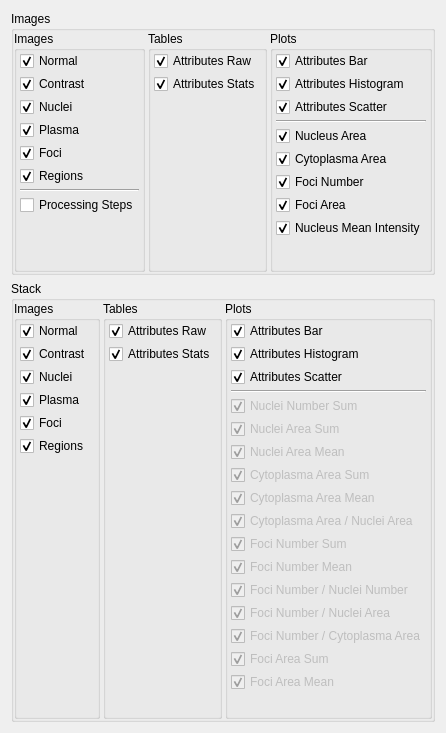
         <widget class="QWidget" name="tab_Output">
          <attribute name="title">
           <string>Output</string>
          </attribute>
          <layout class="QGridLayout" name="gridLayout_25">
           <item row="0" column="0">
            <widget class="QGroupBox" name="groupBox_OutImg">
             <property name="title">
              <string>Images</string>
             </property>
             <property name="flat">
              <bool>true</bool>
             </property>
             <layout class="QGridLayout" name="gridLayout_27">
              <property name="leftMargin">
               <number>0</number>
              </property>
              <property name="topMargin">
               <number>0</number>
              </property>
              <property name="rightMargin">
               <number>0</number>
              </property>
              <property name="bottomMargin">
               <number>0</number>
              </property>
              <property name="spacing">
               <number>3</number>
              </property>
              <item row="0" column="0">
               <widget class="QGroupBox" name="groupBox_OutImg_Img">
                <property name="sizePolicy">
                 <sizepolicy hsizetype="Preferred" vsizetype="Preferred">
                  <horstretch>1</horstretch>
                  <verstretch>0</verstretch>
                 </sizepolicy>
                </property>
                <property name="title">
                 <string>Images</string>
                </property>
                <layout class="QGridLayout" name="gridLayout_26">
                 <property name="leftMargin">
                  <number>3</number>
                 </property>
                 <property name="topMargin">
                  <number>0</number>
                 </property>
                 <property name="rightMargin">
                  <number>3</number>
                 </property>
                 <property name="bottomMargin">
                  <number>0</number>
                 </property>
                 <property name="spacing">
                  <number>3</number>
                 </property>
                 <item row="3" column="0">
                  <widget class="QCheckBox" name="checkBox_OutImg_Img_Plasma">
                   <property name="text">
                    <string>Plasma</string>
                   </property>
                   <property name="checked">
                    <bool>true</bool>
                   </property>
                  </widget>
                 </item>
                 <item row="1" column="0">
                  <widget class="QCheckBox" name="checkBox_OutImg_Img_Contrast">
                   <property name="text">
                    <string>Contrast</string>
                   </property>
                   <property name="checked">
                    <bool>true</bool>
                   </property>
                  </widget>
                 </item>
                 <item row="7" column="0">
                  <widget class="QCheckBox" name="checkBox_OutImg_Img_ProcSteps">
                   <property name="text">
                    <string>Processing Steps</string>
                   </property>
                   <property name="checked">
                    <bool>false</bool>
                   </property>
                  </widget>
                 </item>
                 <item row="2" column="0">
                  <widget class="QCheckBox" name="checkBox_OutImg_Img_Nuclei">
                   <property name="text">
                    <string>Nuclei</string>
                   </property>
                   <property name="checked">
                    <bool>true</bool>
                   </property>
                  </widget>
                 </item>
                 <item row="8" column="0">
                  <spacer name="verticalSpacer_OutImg_Img">
                   <property name="orientation">
                    <enum>Qt::Vertical</enum>
                   </property>
                   <property name="sizeHint" stdset="0">
                    <size>
                     <width>20</width>
                     <height>40</height>
                    </size>
                   </property>
                  </spacer>
                 </item>
                 <item row="4" column="0">
                  <widget class="QCheckBox" name="checkBox_OutImg_Img_Foci">
                   <property name="text">
                    <string>Foci</string>
                   </property>
                   <property name="checked">
                    <bool>true</bool>
                   </property>
                  </widget>
                 </item>
                 <item row="5" column="0">
                  <widget class="QCheckBox" name="checkBox_OutImg_Img_Regions">
                   <property name="text">
                    <string>Regions</string>
                   </property>
                   <property name="checked">
                    <bool>true</bool>
                   </property>
                  </widget>
                 </item>
                 <item row="0" column="0">
                  <widget class="QCheckBox" name="checkBox_OutImg_Img_Normal">
                   <property name="text">
                    <string>Normal</string>
                   </property>
                   <property name="checked">
                    <bool>true</bool>
                   </property>
                  </widget>
                 </item>
                 <item row="6" column="0">
                  <widget class="Line" name="line_OutImg_Img">
                   <property name="orientation">
                    <enum>Qt::Horizontal</enum>
                   </property>
                  </widget>
                 </item>
                </layout>
               </widget>
              </item>
              <item row="0" column="2">
               <widget class="QGroupBox" name="groupBox_OutImg_Plots">
                <property name="sizePolicy">
                 <sizepolicy hsizetype="Preferred" vsizetype="Preferred">
                  <horstretch>2</horstretch>
                  <verstretch>0</verstretch>
                 </sizepolicy>
                </property>
                <property name="title">
                 <string>Plots</string>
                </property>
                <layout class="QGridLayout" name="gridLayout_33">
                 <property name="leftMargin">
                  <number>3</number>
                 </property>
                 <property name="topMargin">
                  <number>0</number>
                 </property>
                 <property name="rightMargin">
                  <number>3</number>
                 </property>
                 <property name="bottomMargin">
                  <number>0</number>
                 </property>
                 <property name="spacing">
                  <number>3</number>
                 </property>
                 <item row="7" column="0">
                  <widget class="QCheckBox" name="checkBox_OutImg_Plots_FocArea">
                   <property name="text">
                    <string>Foci Area</string>
                   </property>
                   <property name="checked">
                    <bool>true</bool>
                   </property>
                   <property name="tristate">
                    <bool>true</bool>
                   </property>
                  </widget>
                 </item>
                 <item row="0" column="0">
                  <widget class="QCheckBox" name="checkBox_OutImg_Plots_Bar">
                   <property name="text">
                    <string>Attributes Bar</string>
                   </property>
                   <property name="checked">
                    <bool>true</bool>
                   </property>
                  </widget>
                 </item>
                 <item row="1" column="0">
                  <widget class="QCheckBox" name="checkBox_OutImg_Plots_Hist">
                   <property name="text">
                    <string>Attributes Histogram</string>
                   </property>
                   <property name="checked">
                    <bool>true</bool>
                   </property>
                  </widget>
                 </item>
                 <item row="6" column="0">
                  <widget class="QCheckBox" name="checkBox_OutImg_Plots_FocNumber">
                   <property name="text">
                    <string>Foci Number</string>
                   </property>
                   <property name="checked">
                    <bool>true</bool>
                   </property>
                   <property name="tristate">
                    <bool>true</bool>
                   </property>
                  </widget>
                 </item>
                 <item row="5" column="0">
                  <widget class="QCheckBox" name="checkBox_OutImg_Plots_CytArea">
                   <property name="text">
                    <string>Cytoplasma Area</string>
                   </property>
                   <property name="checked">
                    <bool>true</bool>
                   </property>
                   <property name="tristate">
                    <bool>true</bool>
                   </property>
                  </widget>
                 </item>
                 <item row="2" column="0">
                  <widget class="QCheckBox" name="checkBox_OutImg_Plots_Scatter">
                   <property name="text">
                    <string>Attributes Scatter</string>
                   </property>
                   <property name="checked">
                    <bool>true</bool>
                   </property>
                  </widget>
                 </item>
                 <item row="4" column="0">
                  <widget class="QCheckBox" name="checkBox_OutImg_Plots_NucArea">
                   <property name="text">
                    <string>Nucleus Area</string>
                   </property>
                   <property name="checked">
                    <bool>true</bool>
                   </property>
                   <property name="tristate">
                    <bool>true</bool>
                   </property>
                  </widget>
                 </item>
                 <item row="3" column="0">
                  <widget class="Line" name="line_OutImg_Plots">
                   <property name="orientation">
                    <enum>Qt::Horizontal</enum>
                   </property>
                  </widget>
                 </item>
                 <item row="9" column="0">
                  <spacer name="verticalSpacer_OutImg_Plots">
                   <property name="orientation">
                    <enum>Qt::Vertical</enum>
                   </property>
                   <property name="sizeHint" stdset="0">
                    <size>
                     <width>20</width>
                     <height>31</height>
                    </size>
                   </property>
                  </spacer>
                 </item>
                 <item row="8" column="0">
                  <widget class="QCheckBox" name="checkBox_OutImg_Plots_NucMeanInt">
                   <property name="text">
                    <string>Nucleus Mean Intensity</string>
                   </property>
                   <property name="checked">
                    <bool>true</bool>
                   </property>
                  </widget>
                 </item>
                </layout>
               </widget>
              </item>
              <item row="0" column="1">
               <widget class="QGroupBox" name="groupBox_OutImg_Table">
                <property name="sizePolicy">
                 <sizepolicy hsizetype="Preferred" vsizetype="Preferred">
                  <horstretch>1</horstretch>
                  <verstretch>0</verstretch>
                 </sizepolicy>
                </property>
                <property name="title">
                 <string>Tables</string>
                </property>
                <layout class="QGridLayout" name="gridLayout_30">
                 <property name="leftMargin">
                  <number>3</number>
                 </property>
                 <property name="topMargin">
                  <number>0</number>
                 </property>
                 <property name="rightMargin">
                  <number>3</number>
                 </property>
                 <property name="bottomMargin">
                  <number>0</number>
                 </property>
                 <property name="spacing">
                  <number>3</number>
                 </property>
                 <item row="1" column="0">
                  <widget class="QCheckBox" name="checkBox_OutImg_Table_Stat">
                   <property name="text">
                    <string>Attributes Stats</string>
                   </property>
                   <property name="checked">
                    <bool>true</bool>
                   </property>
                  </widget>
                 </item>
                 <item row="0" column="0">
                  <widget class="QCheckBox" name="checkBox_OutImg_Table_Raw">
                   <property name="text">
                    <string>Attributes Raw</string>
                   </property>
                   <property name="checked">
                    <bool>true</bool>
                   </property>
                  </widget>
                 </item>
                 <item row="2" column="0">
                  <spacer name="verticalSpacer_OutImg_Table">
                   <property name="orientation">
                    <enum>Qt::Vertical</enum>
                   </property>
                   <property name="sizeHint" stdset="0">
                    <size>
                     <width>20</width>
                     <height>133</height>
                    </size>
                   </property>
                  </spacer>
                 </item>
                </layout>
               </widget>
              </item>
             </layout>
            </widget>
           </item>
           <item row="1" column="0">
            <widget class="QGroupBox" name="groupBox_OutStack">
             <property name="title">
              <string>Stack</string>
             </property>
             <property name="flat">
              <bool>true</bool>
             </property>
             <layout class="QGridLayout" name="gridLayout_28">
              <property name="leftMargin">
               <number>0</number>
              </property>
              <property name="topMargin">
               <number>0</number>
              </property>
              <property name="rightMargin">
               <number>0</number>
              </property>
              <property name="bottomMargin">
               <number>0</number>
              </property>
              <property name="spacing">
               <number>3</number>
              </property>
              <item row="0" column="0">
               <widget class="QGroupBox" name="groupBox_OutStack_Img">
                <property name="sizePolicy">
                 <sizepolicy hsizetype="Preferred" vsizetype="Preferred">
                  <horstretch>1</horstretch>
                  <verstretch>0</verstretch>
                 </sizepolicy>
                </property>
                <property name="title">
                 <string>Images</string>
                </property>
                <layout class="QGridLayout" name="gridLayout_31">
                 <property name="leftMargin">
                  <number>3</number>
                 </property>
                 <property name="topMargin">
                  <number>0</number>
                 </property>
                 <property name="rightMargin">
                  <number>3</number>
                 </property>
                 <property name="bottomMargin">
                  <number>0</number>
                 </property>
                 <property name="spacing">
                  <number>3</number>
                 </property>
                 <item row="3" column="0">
                  <widget class="QCheckBox" name="checkBox_OutStack_Img_Plasma">
                   <property name="text">
                    <string>Plasma</string>
                   </property>
                   <property name="checked">
                    <bool>true</bool>
                   </property>
                  </widget>
                 </item>
                 <item row="2" column="0">
                  <widget class="QCheckBox" name="checkBox_OutStack_Img_Nuclei">
                   <property name="text">
                    <string>Nuclei</string>
                   </property>
                   <property name="checked">
                    <bool>true</bool>
                   </property>
                  </widget>
                 </item>
                 <item row="5" column="0">
                  <widget class="QCheckBox" name="checkBox_OutStack_Img_Regions">
                   <property name="text">
                    <string>Regions</string>
                   </property>
                   <property name="checked">
                    <bool>true</bool>
                   </property>
                  </widget>
                 </item>
                 <item row="4" column="0">
                  <widget class="QCheckBox" name="checkBox_OutStack_Img_Foci">
                   <property name="text">
                    <string>Foci</string>
                   </property>
                   <property name="checked">
                    <bool>true</bool>
                   </property>
                  </widget>
                 </item>
                 <item row="0" column="0">
                  <widget class="QCheckBox" name="checkBox_OutStack_Img_Normal">
                   <property name="text">
                    <string>Normal</string>
                   </property>
                   <property name="checked">
                    <bool>true</bool>
                   </property>
                  </widget>
                 </item>
                 <item row="1" column="0">
                  <widget class="QCheckBox" name="checkBox_OutStack_Img_Contrast">
                   <property name="text">
                    <string>Contrast</string>
                   </property>
                   <property name="checked">
                    <bool>true</bool>
                   </property>
                  </widget>
                 </item>
                 <item row="6" column="0">
                  <spacer name="verticalSpacer_OutStack_Img">
                   <property name="orientation">
                    <enum>Qt::Vertical</enum>
                   </property>
                   <property name="sizeHint" stdset="0">
                    <size>
                     <width>20</width>
                     <height>200</height>
                    </size>
                   </property>
                  </spacer>
                 </item>
                </layout>
               </widget>
              </item>
              <item row="0" column="2">
               <widget class="QGroupBox" name="groupBox_OutStack_Plots">
                <property name="sizePolicy">
                 <sizepolicy hsizetype="Preferred" vsizetype="Preferred">
                  <horstretch>2</horstretch>
                  <verstretch>0</verstretch>
                 </sizepolicy>
                </property>
                <property name="title">
                 <string>Plots</string>
                </property>
                <layout class="QGridLayout" name="gridLayout_32">
                 <property name="leftMargin">
                  <number>3</number>
                 </property>
                 <property name="topMargin">
                  <number>0</number>
                 </property>
                 <property name="rightMargin">
                  <number>3</number>
                 </property>
                 <property name="bottomMargin">
                  <number>0</number>
                 </property>
                 <property name="spacing">
                  <number>3</number>
                 </property>
                 <item row="11" column="0">
                  <widget class="QCheckBox" name="checkBox_OutStack_Plots_FocNumberMean">
                   <property name="enabled">
                    <bool>false</bool>
                   </property>
                   <property name="text">
                    <string>Foci Number Mean</string>
                   </property>
                   <property name="checked">
                    <bool>true</bool>
                   </property>
                   <property name="tristate">
                    <bool>true</bool>
                   </property>
                  </widget>
                 </item>
                 <item row="7" column="0">
                  <widget class="QCheckBox" name="checkBox_OutStack_Plots_CytArea_Sum">
                   <property name="enabled">
                    <bool>false</bool>
                   </property>
                   <property name="text">
                    <string>Cytoplasma Area Sum</string>
                   </property>
                   <property name="checked">
                    <bool>true</bool>
                   </property>
                   <property name="tristate">
                    <bool>true</bool>
                   </property>
                  </widget>
                 </item>
                 <item row="12" column="0">
                  <widget class="QCheckBox" name="checkBox_OutStack_Plots_FocNumber_p_NucNumber">
                   <property name="enabled">
                    <bool>false</bool>
                   </property>
                   <property name="text">
                    <string>Foci Number / Nuclei Number</string>
                   </property>
                   <property name="checked">
                    <bool>true</bool>
                   </property>
                   <property name="tristate">
                    <bool>true</bool>
                   </property>
                  </widget>
                 </item>
                 <item row="4" column="0">
                  <widget class="QCheckBox" name="checkBox_OutStack_Plots_NucNumberSum">
                   <property name="enabled">
                    <bool>false</bool>
                   </property>
                   <property name="text">
                    <string>Nuclei Number Sum</string>
                   </property>
                   <property name="checked">
                    <bool>true</bool>
                   </property>
                   <property name="tristate">
                    <bool>true</bool>
                   </property>
                  </widget>
                 </item>
                 <item row="1" column="0">
                  <widget class="QCheckBox" name="checkBox_OutStack_Plots_Hist">
                   <property name="text">
                    <string>Attributes Histogram</string>
                   </property>
                   <property name="checked">
                    <bool>true</bool>
                   </property>
                  </widget>
                 </item>
                 <item row="0" column="0">
                  <widget class="QCheckBox" name="checkBox_OutStack_Plots_Bar">
                   <property name="text">
                    <string>Attributes Bar</string>
                   </property>
                   <property name="checked">
                    <bool>true</bool>
                   </property>
                  </widget>
                 </item>
                 <item row="14" column="0">
                  <widget class="QCheckBox" name="checkBox_OutStack_Plots_FocNumber_p_CytArea">
                   <property name="enabled">
                    <bool>false</bool>
                   </property>
                   <property name="text">
                    <string>Foci Number / Cytoplasma Area</string>
                   </property>
                   <property name="checked">
                    <bool>true</bool>
                   </property>
                   <property name="tristate">
                    <bool>true</bool>
                   </property>
                  </widget>
                 </item>
                 <item row="5" column="0">
                  <widget class="QCheckBox" name="checkBox_OutStack_Plots_NucAreaSum">
                   <property name="enabled">
                    <bool>false</bool>
                   </property>
                   <property name="text">
                    <string>Nuclei Area Sum</string>
                   </property>
                   <property name="checked">
                    <bool>true</bool>
                   </property>
                   <property name="tristate">
                    <bool>true</bool>
                   </property>
                  </widget>
                 </item>
                 <item row="3" column="0">
                  <widget class="Line" name="line_OutStack_Plots">
                   <property name="orientation">
                    <enum>Qt::Horizontal</enum>
                   </property>
                  </widget>
                 </item>
                 <item row="16" column="0">
                  <widget class="QCheckBox" name="checkBox_OutStack_Plots_FocAreaMean">
                   <property name="enabled">
                    <bool>false</bool>
                   </property>
                   <property name="text">
                    <string>Foci Area Mean</string>
                   </property>
                   <property name="checked">
                    <bool>true</bool>
                   </property>
                   <property name="tristate">
                    <bool>true</bool>
                   </property>
                  </widget>
                 </item>
                 <item row="2" column="0">
                  <widget class="QCheckBox" name="checkBox_OutStack_Plots_Scatter">
                   <property name="text">
                    <string>Attributes Scatter</string>
                   </property>
                   <property name="checked">
                    <bool>true</bool>
                   </property>
                  </widget>
                 </item>
                 <item row="8" column="0">
                  <widget class="QCheckBox" name="checkBox_OutStack_Plots_CytAreaMean">
                   <property name="enabled">
                    <bool>false</bool>
                   </property>
                   <property name="text">
                    <string>Cytoplasma Area Mean</string>
                   </property>
                   <property name="checked">
                    <bool>true</bool>
                   </property>
                   <property name="tristate">
                    <bool>true</bool>
                   </property>
                  </widget>
                 </item>
                 <item row="15" column="0">
                  <widget class="QCheckBox" name="checkBox_OutStack_Plots_FocAreaSum">
                   <property name="enabled">
                    <bool>false</bool>
                   </property>
                   <property name="text">
                    <string>Foci Area Sum</string>
                   </property>
                   <property name="checked">
                    <bool>true</bool>
                   </property>
                   <property name="tristate">
                    <bool>true</bool>
                   </property>
                  </widget>
                 </item>
                 <item row="13" column="0">
                  <widget class="QCheckBox" name="checkBox_OutStack_Plots_FocNumber_p_NucArea">
                   <property name="enabled">
                    <bool>false</bool>
                   </property>
                   <property name="text">
                    <string>Foci Number / Nuclei Area</string>
                   </property>
                   <property name="checked">
                    <bool>true</bool>
                   </property>
                   <property name="tristate">
                    <bool>true</bool>
                   </property>
                  </widget>
                 </item>
                 <item row="18" column="0">
                  <spacer name="verticalSpacer_OutStack_Plots">
                   <property name="orientation">
                    <enum>Qt::Vertical</enum>
                   </property>
                   <property name="sizeHint" stdset="0">
                    <size>
                     <width>20</width>
                     <height>24</height>
                    </size>
                   </property>
                  </spacer>
                 </item>
                 <item row="10" column="0">
                  <widget class="QCheckBox" name="checkBox_OutStack_Plots_FocNumberSum">
                   <property name="enabled">
                    <bool>false</bool>
                   </property>
                   <property name="text">
                    <string>Foci Number Sum</string>
                   </property>
                   <property name="checked">
                    <bool>true</bool>
                   </property>
                   <property name="tristate">
                    <bool>true</bool>
                   </property>
                  </widget>
                 </item>
                 <item row="6" column="0">
                  <widget class="QCheckBox" name="checkBox_OutStack_Plots_NucAreaMean">
                   <property name="enabled">
                    <bool>false</bool>
                   </property>
                   <property name="text">
                    <string>Nuclei Area Mean</string>
                   </property>
                   <property name="checked">
                    <bool>true</bool>
                   </property>
                   <property name="tristate">
                    <bool>true</bool>
                   </property>
                  </widget>
                 </item>
                 <item row="9" column="0">
                  <widget class="QCheckBox" name="checkBox_OutStack_Plots_CytArea_p_NucArea">
                   <property name="enabled">
                    <bool>false</bool>
                   </property>
                   <property name="text">
                    <string>Cytoplasma Area / Nuclei Area</string>
                   </property>
                   <property name="checked">
                    <bool>true</bool>
                   </property>
                   <property name="tristate">
                    <bool>true</bool>
                   </property>
                  </widget>
                 </item>
                </layout>
               </widget>
              </item>
              <item row="0" column="1">
               <widget class="QGroupBox" name="groupBox_OutStack_Table">
                <property name="sizePolicy">
                 <sizepolicy hsizetype="Preferred" vsizetype="Preferred">
                  <horstretch>1</horstretch>
                  <verstretch>0</verstretch>
                 </sizepolicy>
                </property>
                <property name="title">
                 <string>Tables</string>
                </property>
                <layout class="QGridLayout" name="gridLayout_29">
                 <property name="leftMargin">
                  <number>3</number>
                 </property>
                 <property name="topMargin">
                  <number>0</number>
                 </property>
                 <property name="rightMargin">
                  <number>3</number>
                 </property>
                 <property name="bottomMargin">
                  <number>0</number>
                 </property>
                 <property name="spacing">
                  <number>3</number>
                 </property>
                 <item row="0" column="0">
                  <widget class="QCheckBox" name="checkBox_OutStack_Table_Raw">
                   <property name="text">
                    <string>Attributes Raw</string>
                   </property>
                   <property name="checked">
                    <bool>true</bool>
                   </property>
                  </widget>
                 </item>
                 <item row="1" column="0">
                  <widget class="QCheckBox" name="checkBox_OutStack_Table_Stat">
                   <property name="text">
                    <string>Attributes Stats</string>
                   </property>
                   <property name="checked">
                    <bool>true</bool>
                   </property>
                  </widget>
                 </item>
                 <item row="2" column="0">
                  <spacer name="verticalSpacer_OutStack_Table">
                   <property name="orientation">
                    <enum>Qt::Vertical</enum>
                   </property>
                   <property name="sizeHint" stdset="0">
                    <size>
                     <width>20</width>
                     <height>280</height>
                    </size>
                   </property>
                  </spacer>
                 </item>
                </layout>
               </widget>
              </item>
             </layout>
            </widget>
           </item>
          </layout>
         </widget>
